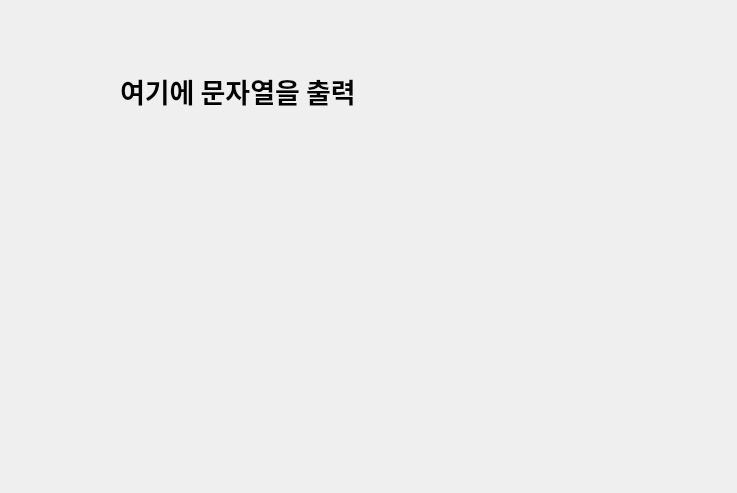
<?xml version="1.0" encoding="UTF-8"?>
<ui version="4.0">
 <class>Dialog</class>
 <widget class="QDialog" name="Dialog">
  <property name="geometry">
   <rect>
    <x>0</x>
    <y>0</y>
    <width>737</width>
    <height>493</height>
   </rect>
  </property>
  <property name="windowTitle">
   <string>Dialog</string>
  </property>
  <widget class="QLabel" name="label">
   <property name="geometry">
    <rect>
     <x>120</x>
     <y>50</y>
     <width>311</width>
     <height>81</height>
    </rect>
   </property>
   <property name="font">
    <font>
     <family>맑은 고딕</family>
     <pointsize>20</pointsize>
     <weight>75</weight>
     <bold>true</bold>
    </font>
   </property>
   <property name="text">
    <string>여기에 문자열을 출력</string>
   </property>
  </widget>
 </widget>
 <resources/>
 <connections/>
</ui>
